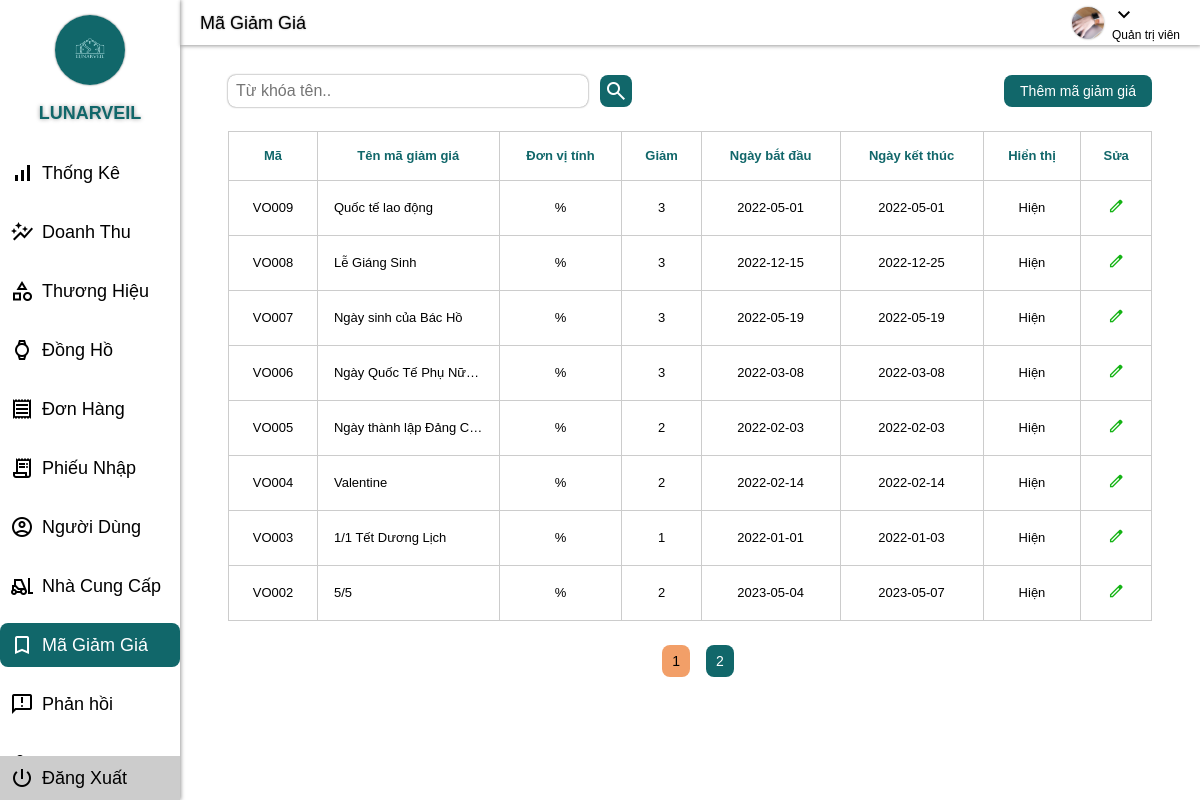
The page /vutrudongho/voucher-manager.php on the database its author committed.
### tables this page shows
CREATE TABLE `voucher` (
  `VoucherID` varchar(5) NOT NULL,
  `VoucherName` varchar(50) NOT NULL,
  `Discount` int(11) NOT NULL,
  `Unit` varchar(5) NOT NULL,
  `DateFrom` date NOT NULL,
  `DateTo` date NOT NULL,
  `Status` tinyint(1) NOT NULL
);

### vutrudongho/voucher-manager.php (the view, shortened to what this page needs)
<?php
include './sidebar.php';
include './container-header.php';
$keyWord = !empty($_GET['voucher-search']) ? str_replace("\\", "", $_GET['voucher-search']) : "";
?>
<div class="voucher">
    <div class="voucher__header">
        <form class="voucher-header__search" autocomplete="off">
            <input name="voucher-search" type="text" placeholder="Từ khóa tên.." value="<?= $keyWord ?>">
            <button name="button-search" type="submit" class="voucher-header-search__link"><span class="material-symbols-outlined">search</span></button>
        </form>
        <?php
            include './connectdb.php';
            $result = mysqli_query($con, "select `VoucherID` from `voucher` order by `VoucherID` desc limit 1");
            $row = mysqli_fetch_array($result);
            if($row != null) {
                $num = substr($row['VoucherID'], 3);
                $num++;
                $newVoucherId = 'VO' . str_pad($num, 3, '0', STR_PAD_LEFT);
            } else {
                $newVoucherId = 'VO001';
            }
        ?>
        <button class="voucher-header__insert" onclick="displayInsertVoucherModal('<?= $newVoucherId ?>');">Thêm mã giảm giá </button>
    </div>
    <table class="voucher__table">
        <thead>
            <th>Mã</th>
            <th>Tên mã giảm giá</th>
            <th>Đơn vị tính</th>
            <th>Giảm</th>
            <th>Ngày bắt đầu</th>
            <th>Ngày kết thúc</th>
            <th>Hiển thị</th>
            <th>Sửa</th>
        </thead>
        <tbody>
            <?php
                include './connectdb.php';
                $item_per_page = 8;
                $current_page = !empty($_GET['page']) ? $_GET['page']: 1;
                $offset = ($current_page - 1) * $item_per_page;
                $records = mysqli_query($con, "select * from `voucher` where VoucherName regexp '{$keyWord}'");
                $num_page = ceil($records->num_rows/$item_per_page);
                $result = mysqli_query($con, "select * from `voucher` where VoucherName regexp '{$keyWord}' order by VoucherID desc limit {$item_per_page} offset {$offset}");
                if($result->num_rows > 0) {
                    while($row = mysqli_fetch_array($result)) {
                        ?>
                        <tr id="<?= $row['VoucherID'] ?>">
                            <td><?= $row['VoucherID'] ?></td>
                            <td><?= $row['VoucherName'] ?></td>
                            <td><?= $row['Unit'] ?></td>
                            <td><?= $row['Discount'] ?></td>
                            <td><?= $row['DateFrom'] ?></td>
                            <td><?= $row['DateTo'] ?></td>
                            <td><?= $row['Status'] == 1 ? "Hiện" : "Ẩn" ?></td>
                            <td onclick="displayEditVoucherModal('<?= $row['VoucherID'] ?>');"><span class="brand-table__edit material-symbols-outlined">edit</span></td>
                        </tr>
                        <?php
                    }
                } else {
                    ?>
                    <tr>
                        <td colspan="9" style="padding: 16px;">Không có mã giảm giá nào để hiển thị!</td>
                    </tr>
                <?php
                }
            ?>
        </tbody>
    </table>
    <div class="paging">
            <?php
        for ($num = 1; $num <= $num_page; $num++) {
            if($num != $current_page) {
                if($num > $current_page - 3 && $num < $current_page + 3) {
                ?>
                    <a href="?page=<?= $num ?>&voucher-search=<?= $keyWord ?>" class="paging__item paging__item--hover"><?= $num ?></a>
                <?php
                }
            } else {
                ?>
                <a href="?page=<?= $num ?>&voucher-search=<?= $keyWord ?>" class="paging__item paging__item--active"><?= $num ?></a>
                <?php
            }
        }
            ?>
    </div>
</div>
<?php include './container-footer.php' ?>

### vutrudongho/assets/CSS/admin-common.css (style rules this page uses)
:root { --container-header: 45px; }
* { padding: 0; margin: 0; box-sizing: border-box; }
html { font-size: 62.5%; line-height: 1.6rem; font-family: Arial, Helvetica, sans-serif; }
a { text-decoration: none; }

### vutrudongho/assets/CSS/container-product.css (style rules this page uses)
.paging { margin-top: 24px; display: flex; justify-content: center; }
.paging .paging__item { margin-left: 16px; padding: 8px 10px; font-size: 1.4rem; color: #fff; background-color: #11676a; border-radius: 8px; }
.paging .paging__item--active { background-color: #f29f68; color: #000; }

### vutrudongho/assets/CSS/voucher-manager.css (style rules this page uses)
.voucher { margin-top: 30px; padding: 0 48px; }
.voucher__header { display: flex; justify-content: space-between; }
.voucher-header__search { display: flex; }
.voucher-header__search > input { font-size: 1.6rem; width: 360px; padding: 0 8px; border: none; box-shadow: 0px 0px 2px rgba(0, 0, 0, 0.6); border-radius: 8px; }
.voucher-header__search > button { display: flex; align-items: center; justify-content: center; margin-left: 12px; font-size: 1.2rem; padding: 2px 4px; border: none; border-radius: 8px; background-color: #11676a; color: #fff; }
.voucher-header__insert { font-size: 1.4rem; padding: 8px 16px; background-color: #11676a; color: #fff; border: none; border-radius: 8px; }
.voucher__table { margin-top: 24px; width: 100%; border-collapse: collapse; }
.voucher__table th, .voucher__table td { font-size: 1.3rem; border: 1px solid #ccc; }
.voucher__table th, .voucher__table td { padding: 16px; }
.voucher__table th { color: #11676a; }
.voucher__table td { max-width: 150px; text-overflow: ellipsis; overflow: hidden; white-space: nowrap; text-align: center; }
.voucher__table td .material-symbols-outlined { font-size: 1.8rem; cursor: pointer; color: rgb(20, 179, 20); }
.voucher__table td:nth-child(2) { text-align: left; }

### rows shown on the page
voucher: VoucherID "VO009", VoucherName "Quốc tế lao động", Unit "%", Discount "3", DateFrom "2022-05-01", DateTo "2022-05-01", Status "Hiện"
voucher: VoucherID "VO008", VoucherName "Lễ Giáng Sinh", Unit "%", Discount "3", DateFrom "2022-12-15", DateTo "2022-12-25", Status "Hiện"
voucher: VoucherID "VO007", VoucherName "Ngày sinh của Bác Hồ", Unit "%", Discount "3", DateFrom "2022-05-19", DateTo "2022-05-19", Status "Hiện"
voucher: VoucherID "VO006", VoucherName "Ngày Quốc Tế Phụ Nữ…", Unit "%", Discount "3", DateFrom "2022-03-08", DateTo "2022-03-08", Status "Hiện"
voucher: VoucherID "VO005", VoucherName "Ngày thành lập Đảng C…", Unit "%", Discount "2", DateFrom "2022-02-03", DateTo "2022-02-03", Status "Hiện"
voucher: VoucherID "VO004", VoucherName "Valentine", Unit "%", Discount "2", DateFrom "2022-02-14", DateTo "2022-02-14", Status "Hiện"
voucher: VoucherID "VO003", VoucherName "1/1 Tết Dương Lịch", Unit "%", Discount "1", DateFrom "2022-01-01", DateTo "2022-01-03", Status "Hiện"
voucher: VoucherID "VO002", VoucherName "5/5", Unit "%", Discount "2", DateFrom "2023-05-04", DateTo "2023-05-07", Status "Hiện"
